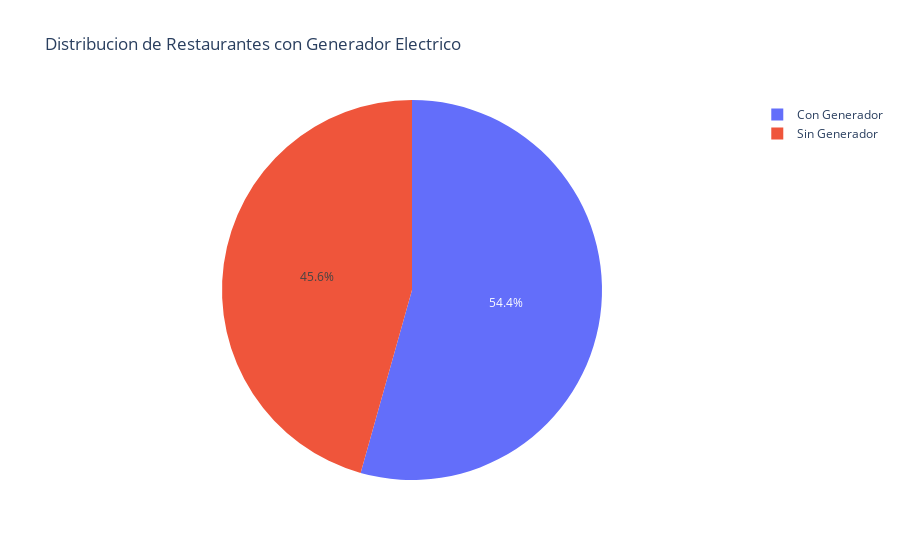

Notebook code cell kept with this figure:
### Markdown cell above
Después de realizar la tarea observó que el 54.4% de los restaurantes que se encontraban en la muestra que había tomado para realizar la investigación poseían un generador eléctrico o al menos una alternativa para poder continuar con el trabajo en caso de cortes en el fluido eléctrico, por lo que determinó que invertir en una planta sería un buen respaldo para que el negocio no se viera afectado en caso de algún incoveniente con la electricidad

### Code cell
#Grafico Pastel donde se muestra el porciento de restaurantes de la Habana que poseen P
total_restaurantes = len(data2)
total_plantas = data2["electric generator"].sum()
porciento_restaurantes_planta = round(bp.c_porciento(total_plantas, total_restaurantes),2)
porciento_restaurantes_sin_planta = round(100 - porciento_restaurantes_planta, 2)
print (porciento_restaurantes_sin_planta)

fig = px.pie ( names=("Con Generador", "Sin Generador"), 
              values=(porciento_restaurantes_planta, porciento_restaurantes_sin_planta),
              title= "Distribucion de Restaurantes con Generador Electrico"

)
fig.show()

### Figure 1 — Plotly figure (JSON) as saved in the notebook; plotly's stock layout.template omitted (floating-point values rounded to 4 significant figures)
{"data": [{"domain": {"x": [0, 1], "y": [0, 1]}, "hovertemplate": "label=%{label}<br>value=%{value}<extra></extra>", "labels": ["Con Generador", "Sin Generador"], "legendgroup": "", "name": "", "showlegend": true, "type": "pie", "values": [54.36, 45.64]}], "layout": {"legend": {"tracegroupgap": 0}, "title": {"text": "Distribucion de Restaurantes con Generador Electrico"}}}
